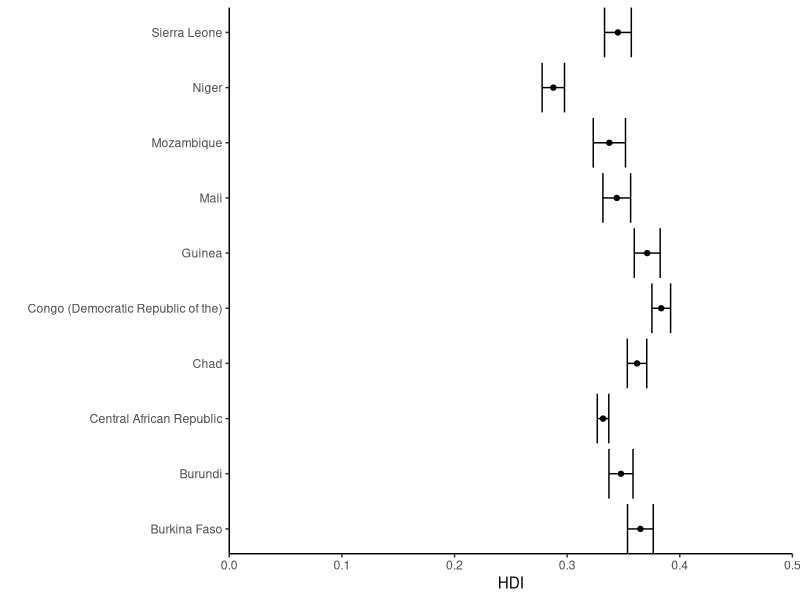

The R source for this figure:
#set working directory 

#load tidyverse package 
library(tidyverse)

#read in data
file <- "Human-development-index.csv"
hdi <- read_csv("Human-development-index.csv")
hdi

#tidy the data 
hdi2 <- hdi %>% 
  pivot_longer(names_to = "Years",
               values_to = "Index",
               cols = -c(Country, 'HDI Rank (2018)'))

#filter the dataset
is.na(hdi2)
hdi3 <- na.omit(hdi2)

#summarising data
hdi_summary <- hdi3 %>% 
  group_by(Country) %>%
  summarise(mean_index = mean(Index),
            n = length(Index),
            sd = sd(Index),
            se = sd/sqrt(n))

hdi_summary_low <- hdi_summary %>% 
  filter(rank(mean_index) < 11)

#filter the data
#ten countries with lowest mean HDI
hdi_summary_low <- hdi_summary %>% 
  filter(rank(mean_index) < 11)

hdi_summary_low

#plot this
hdi_summary <- hdi3 %>% 
  group_by(Country) %>%
  summarise(mean_index = mean(Index),
            n = length (Index),
            sd = sd(Index),
            se = sd/sqrt(n)) %>%
  filter(rank(mean_index) < 11) %>%
  ggplot() +
  geom_point(aes(x = Country,
                 y = mean_index)) +
  geom_errorbar(aes(x = Country,
                    ymin = mean_index - se,
                    ymax = mean_index + se)) +
  scale_y_continuous(limits = c(0, 0.5),
                     expand = c(0, 0),
                     name = "HDI") +
  scale_x_discrete(expand = c(0, 0),
                   name = "") +
  theme_classic() +
  coord_flip()
  
